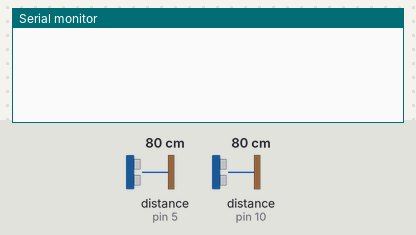
A sketch run on a simulated Arduino Uno, built with avr-gcc and run on an emulated ATmega328P. On the bench: the last lines printed to the serial monitor. Wiring (inferred from the names in the program): 2 × ultrasonic range finder: trigger pin 6, echo pin 5 / trigger pin 11, echo pin 10. Inputs (shaded band) come from the test bench; at power-on: distance to the obstacle (sensors on pin 5, pin 10) 80 cm. The echo pulse lasts 58.3 µs per cm.

Above: at 1.2 s.
1.3 s: distance to the obstacle (sensor on pin 5) set to 54 cm
2.8 s: distance to the obstacle (sensor on pin 5) set to 45 cm
At 3.2 s:
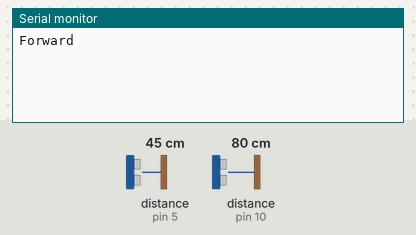
4.8 s: distance to the obstacle (sensor on pin 10) set to 53 cm
At 5.3 s:
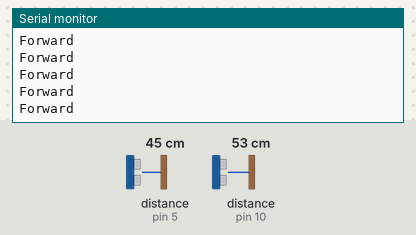
6.3 s: distance to the obstacle (sensor on pin 10) set to 46 cm
At 6.8 s:
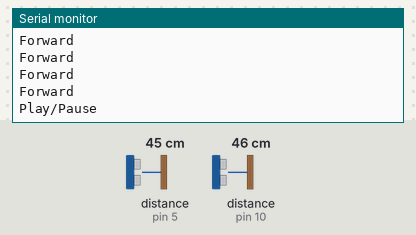

The sketch:

vlc_gesture.ino
```cpp
const int trigger1 = 11; //Trigger pin of 1st Sesnor
const int echo1 = 10; //Echo pin of 1st Sesnor
const int trigger2 = 6; //Trigger pin of 2nd Sesnor
const int echo2 = 5;//Echo pin of 2nd Sesnor
float time_taken,dist,distL,distR;
void setup()
{
Serial.begin(9600);

pinMode(trigger1, OUTPUT);
pinMode(echo1, INPUT);
pinMode(trigger2, OUTPUT);
pinMode(echo2, INPUT);
}
/*###Function to calculate distance###*/
void calculate_distance(int trigger, int echo)
{
  digitalWrite(trigger, LOW);
  delayMicroseconds(2);
  digitalWrite(trigger, HIGH);
  delayMicroseconds(10);
  digitalWrite(trigger, LOW);

  time_taken = pulseIn(echo, HIGH);
  dist= time_taken*0.034/2;
  if (dist>50)
    dist = 50;
}
void loop()
{
calculate_distance(trigger1,echo1);
distL =dist; //get distance of left sensor

calculate_distance(trigger2,echo2);
distR =dist; //get distance of right sensor
if ((distL >40 && distR>40) && (distL <50 && distR<50)) //Detect both hands
{Serial.println("Play/Pause"); delay (500);}
if ((distL >40 && distL<50) && (distR ==50)) //Detect Left Hand
{Serial.println("Rewind"); delay (500);}

if ((distR >40 && distR<50) && (distL ==50)) //Detect Right Hand
{Serial.println("Forward"); delay (500);}
//Lock Left - Control Mode
if (distL>=13 && distL<=17)
{
  delay(100); //Hand Hold Time
  calculate_distance(trigger1,echo1);
  distL =dist;
  if (distL>=13 && distL<=17)
  {
    Serial.println("Left Locked");
    while(distL<=40)
    {
      calculate_distance(trigger1,echo1);
      distL =dist;
      if (distL<10) //Hand pushed in
      {Serial.println ("Vup"); delay (300);}
      if (distL>20) //Hand pulled out
      {Serial.println ("Vdown"); delay (300);}
    }
  }
}
}
```

Measured:
- the behaviour switches between 51 and 50 cm on distance to the obstacle (sensor on pin 5) (found by bisection; images 0 and 1)
- the behaviour switches between 51 and 50 cm on distance to the obstacle (sensor on pin 10) (found by bisection; images 2 and 3)
- after the input at 2.8 s, the serial monitor: prints a new line at once (image 1)
- after the input at 6.3 s, the serial monitor: prints a new line after 0.06 s (image 3)
